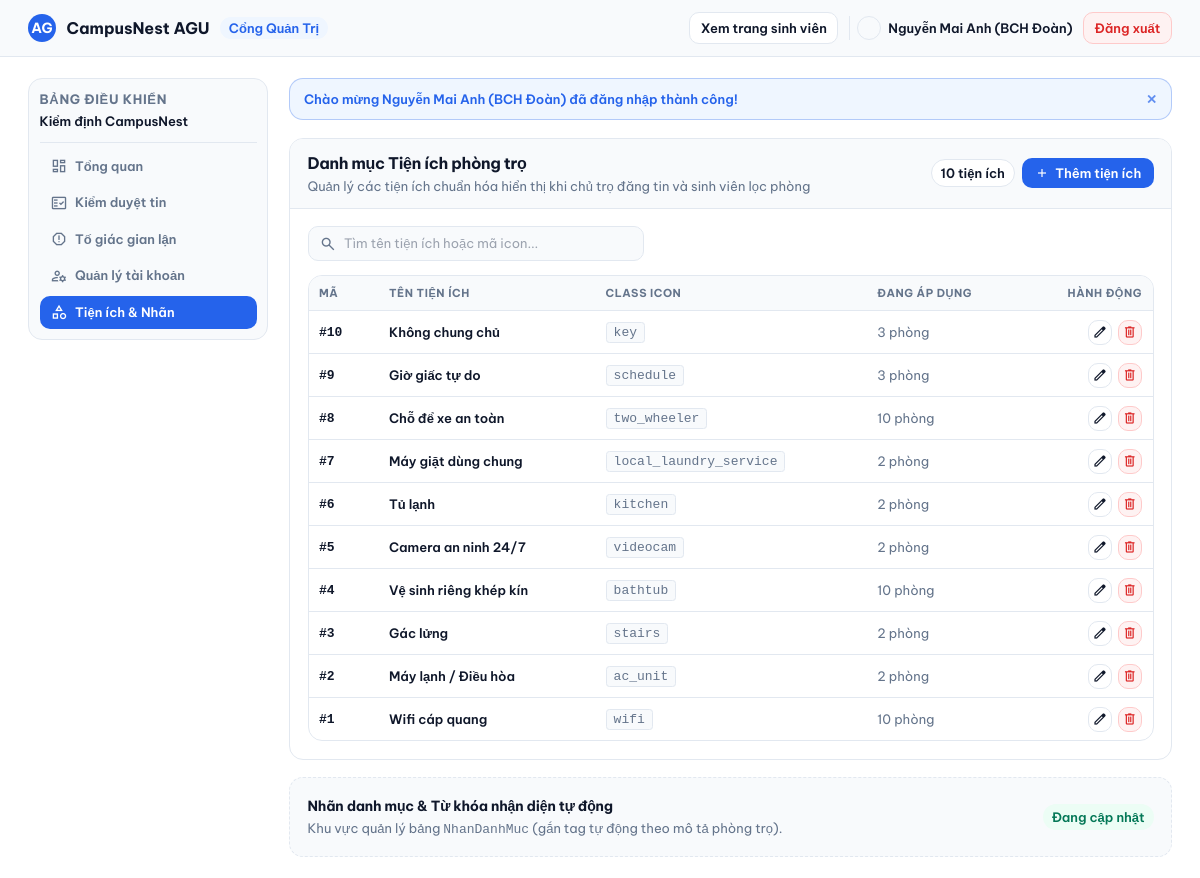
The page /quantri/quanly_tienich.php (signed in) on the database its author committed.
### tables this page shows
CREATE TABLE TienIch (
    MaTienIch INT AUTO_INCREMENT PRIMARY KEY,
    TenTienIch VARCHAR(100) NOT NULL UNIQUE,
    Icon VARCHAR(50) DEFAULT 'bi-check-circle'  
);

### cauhinh/auth.php (called while the page is built, shortened)
<?php
function nguoiDungHienTai(): ?array
{
    return isset($_SESSION['nguoidung']) ? $_SESSION['nguoidung'] : null;
}
function layThongBao(): ?array
{
    if (!isset($_SESSION['flash'])) {
        return null;
    }
    $tb = $_SESSION['flash'];
    return $tb;
}

### quantri/quanly_tienich.php (the view, shortened to what this page needs)
<?php
require_once __DIR__ . '/../cauhinh/auth.php';
require_once __DIR__ . '/../cauhinh/database.php';
$nd = nguoiDungHienTai();
$nd_hoten = $nd['hoten'] ?? 'Admin';
$resTienIch = $conn->query("
    SELECT t.MaTienIch, t.TenTienIch, t.Icon,
           COUNT(pt.MaPhong) AS SoPhongSuDung
    FROM TienIch t
    LEFT JOIN PhongTro_TienIch pt ON t.MaTienIch = pt.MaTienIch
    GROUP BY t.MaTienIch, t.TenTienIch, t.Icon
    ORDER BY t.MaTienIch DESC
");
$dsTienIch = $resTienIch ? $resTienIch->fetch_all(MYSQLI_ASSOC) : [];
$flashMsg = layThongBao();
include_once __DIR__ . '/../dungchung/header.php';
?>
<header class="w-full bg-bg-sub border-b border-border-warm py-3.5 px-4 sm:px-6 lg:px-8">
  <div class="max-w-[1560px] mx-auto flex flex-wrap items-center justify-between gap-4">
    <div class="flex items-center gap-3">
      <div class="w-8 h-8 rounded-card bg-accent text-white flex items-center justify-center font-bold text-sm">AG</div>
      <span class="text-base font-bold text-text-main">CampusNest AGU</span>
      <span class="px-2.5 py-0.5 rounded-full bg-status-green-bg text-accent text-xs font-semibold">Cổng Quản Trị</span>
    </div>
    <div class="flex items-center gap-3">
      <a href="/DoAn_TimNhaTroSV_QLDAPM/index.php" class="px-3 py-1.5 rounded-btn border border-border-warm bg-bg-main text-text-main font-semibold text-xs card-hover">Xem trang sinh viên</a>
      <div class="flex items-center gap-2 pl-2 border-l border-border-warm">
        <div class="relative overflow-hidden w-7 h-7 rounded-full border border-border-warm shrink-0">
        </div>
        <span class="text-xs font-semibold text-text-main hidden sm:inline"><?= htmlspecialchars($nd_hoten) ?></span>
      </div>
      <a href="/DoAn_TimNhaTroSV_QLDAPM/taikhoan/dangxuat.php" class="px-3 py-1.5 rounded-btn border border-status-red-border bg-status-red-bg text-status-red-text font-semibold text-xs transition-all duration-200">Đăng xuất</a>
    </div>
  </div>
</header>
<div class="max-w-[1440px] w-full mx-auto px-4 sm:px-6 lg:px-8 py-6 flex-1">
  <div class="grid grid-cols-1 lg:grid-cols-[240px_1fr] gap-6 items-start">
    <aside class="lg:sticky lg:top-4 bg-bg-sub rounded-card border border-border-warm p-3 space-y-1 lg:self-start">
      <div class="pb-3 mb-2 border-b border-border-warm hidden lg:block">
        <p class="text-xs font-bold uppercase tracking-wider text-text-sub">Bảng điều khiển</p>
        <p class="text-xs text-text-main font-semibold mt-1">Kiểm định CampusNest</p>
      </div>
      <nav class="flex lg:flex-col gap-1 overflow-x-auto lg:overflow-visible -mx-1 px-1 lg:mx-0 lg:px-0">
        <a href="/DoAn_TimNhaTroSV_QLDAPM/quantri/index.php?tab=dashboard" class="admin-menu-item flex items-center gap-2 shrink-0 px-3 py-2 rounded-btn text-xs font-semibold transition-all duration-200 hover:bg-bg-main">
          <span class="material-symbols-outlined">dashboard</span><span>Tổng quan</span>
        </a>
        <a href="/DoAn_TimNhaTroSV_QLDAPM/quantri/index.php?tab=moderation" class="admin-menu-item flex items-center gap-2 shrink-0 px-3 py-2 rounded-btn text-xs font-semibold transition-all duration-200 hover:bg-bg-main">
          <span class="material-symbols-outlined">fact_check</span><span>Kiểm duyệt tin</span>
        </a>
        <a href="/DoAn_TimNhaTroSV_QLDAPM/quantri/index.php?tab=fraud" class="admin-menu-item flex items-center gap-2 shrink-0 px-3 py-2 rounded-btn text-xs font-semibold transition-all duration-200 hover:bg-bg-main">
          <span class="material-symbols-outlined">report</span><span>Tố giác gian lận</span>
        </a>
        <a href="/DoAn_TimNhaTroSV_QLDAPM/quantri/index.php?tab=users" class="admin-menu-item flex items-center gap-2 shrink-0 px-3 py-2 rounded-btn text-xs font-semibold transition-all duration-200 hover:bg-bg-main">
          <span class="material-symbols-outlined">manage_accounts</span><span>Quản lý tài khoản</span>
        </a>
        <a href="/DoAn_TimNhaTroSV_QLDAPM/quantri/quanly_tienich.php" class="admin-menu-item active flex items-center gap-2 shrink-0 px-3 py-2 rounded-btn text-xs font-semibold transition-all duration-200">
          <span class="material-symbols-outlined">category</span><span>Tiện ích & Nhãn</span>
        </a>
      </nav>
    </aside>
    <main class="min-w-0 space-y-5">
      <?php if ($flashMsg):
        $fLoai = $flashMsg['loai'] ?? 'info';
        $fClass = $fLoai === 'success'
          ? 'bg-status-green-bg text-accent border-accent/30'
          : ($fLoai === 'danger'
            ? 'bg-status-red-bg text-status-red-text border-status-red-border'
            : 'bg-status-amber-bg text-status-amber-text border-status-amber-text/30');
      ?>
      <div class="px-4 py-3 rounded-card border <?= $fClass ?> text-xs font-semibold flex items-center justify-between gap-2">
        <span><?= htmlspecialchars($flashMsg['noidung']) ?></span>
        <button type="button" onclick="this.parentElement.remove()" class="opacity-70 hover:opacity-100">✕</button>
      </div>
      <?php endif; ?>
      <section class="bg-bg-main rounded-card border border-border-warm overflow-hidden">
        <div class="bg-bg-sub px-5 py-3.5 border-b border-border-warm flex flex-wrap items-center justify-between gap-3">
          <div>
            <h1 class="text-base font-bold text-text-main">Danh mục Tiện ích phòng trọ</h1>
            <p class="text-xs text-text-sub mt-0.5">Quản lý các tiện ích chuẩn hóa hiển thị khi chủ trọ đăng tin và sinh viên lọc phòng</p>
          </div>
          <div class="flex items-center gap-2">
            <span class="px-2.5 py-1 rounded-full bg-bg-main border border-border-warm text-xs font-semibold text-text-main tnum"><?= count($dsTienIch) ?> tiện ích</span>
            <button type="button" onclick="openTienIchModal()" class="flex items-center gap-1.5 px-3.5 py-1.5 rounded-btn bg-accent text-white font-semibold text-xs transition-all duration-200 active:scale-[0.98]">
              <span class="material-symbols-outlined text-[16px]">add</span>Thêm tiện ích
            </button>
          </div>
        </div>
        <div class="p-5 space-y-4">
          <div class="flex items-center gap-2 bg-bg-sub border border-border-warm rounded-btn px-3 py-2 max-w-sm">
            <span class="material-symbols-outlined text-text-sub text-[18px]">search</span>
            <input id="search-tien-ich" type="search" oninput="filterTienIch()" placeholder="Tìm tên tiện ích hoặc mã icon..." class="bg-transparent outline-none text-xs text-text-main w-full">
          </div>
          <?php if (empty($dsTienIch)): ?>
          <div class="py-12 text-center text-text-sub space-y-2 border border-dashed border-border-warm rounded-card">
            <span class="material-symbols-outlined text-4xl block mx-auto text-accent">fact_check</span>
            <p class="text-sm font-semibold text-text-main">Chưa có tiện ích nào trong danh mục</p>
            <p class="text-xs">Bấm "Thêm tiện ích" để tạo các tiện ích như Wifi miễn phí, Máy lạnh, Gác lửng, Giữ xe...</p>
          </div>
          <?php else: ?>
          <div class="overflow-x-auto border border-border-warm rounded-card">
            <table class="w-full text-left border-collapse">
              <thead class="bg-bg-sub">
                <tr class="text-[11px] font-bold uppercase tracking-wider text-text-sub border-b border-border-warm">
                  <th class="py-2.5 px-3 w-20">Mã</th>
                  <th class="py-2.5 px-3">Tên tiện ích</th>
                  <th class="py-2.5 px-3">Class Icon</th>
                  <th class="py-2.5 px-3 tnum">Đang áp dụng</th>
                  <th class="py-2.5 px-3 text-right">Hành động</th>
                </tr>
              </thead>
              <tbody>
                <?php foreach ($dsTienIch as $ti): ?>
                <tr class="tienich-row border-t border-border-warm hover:bg-bg-sub/40 text-xs"
                    data-search="<?= strtolower(htmlspecialchars($ti['TenTienIch'] . ' ' . $ti['Icon'])) ?>">
                  <td class="py-2.5 px-3 font-mono font-bold text-text-main">#<?= $ti['MaTienIch'] ?></td>
                  <td class="py-2.5 px-3 font-semibold text-text-main"><?= htmlspecialchars($ti['TenTienIch']) ?></td>
                  <td class="py-2.5 px-3 font-mono text-text-sub">
                    <span class="px-2 py-0.5 rounded bg-bg-sub border border-border-warm"><?= htmlspecialchars($ti['Icon']) ?></span>
                  </td>
                  <td class="py-2.5 px-3 tnum text-text-sub"><?= (int)$ti['SoPhongSuDung'] ?> phòng</td>
                  <td class="py-2.5 px-3">
                    <div class="flex items-center justify-end gap-1.5">
                      <button type="button" onclick='editTienIch(<?= htmlspecialchars(json_encode($ti), ENT_QUOTES, "UTF-8") ?>)' title="Sửa tiện ích"
                        class="w-7 h-7 rounded-btn border border-border-warm bg-bg-main text-text-main flex items-center justify-center hover:border-accent">
                        <span class="material-symbols-outlined text-[16px]">edit</span>
                      </button>
                      <form method="POST" class="inline" onsubmit="return confirm('Xóa tiện ích này sẽ gỡ liên kết khỏi các phòng trọ đang chọn. Bạn chắc chắn muốn xóa?')">
                        <button type="submit" title="Xóa tiện ích"
                          class="w-7 h-7 rounded-btn border border-status-red-border bg-status-red-bg text-status-red-text flex items-center justify-center">
                          <span class="material-symbols-outlined text-[16px]">delete</span>
                        </button>
                      </form>
                    </div>
                  </td>
                </tr>
                <?php endforeach; ?>
              </tbody>
            </table>
          </div>
          <?php endif; ?>
        </div>
      </section>
      <section class="bg-bg-sub rounded-card border border-border-warm border-dashed p-5 flex flex-wrap items-center justify-between gap-3">
        <div>
          <h2 class="text-sm font-bold text-text-main">Nhãn danh mục & Từ khóa nhận diện tự động</h2>
          <p class="text-xs text-text-sub mt-0.5">Khu vực quản lý bảng <code class="font-mono">NhanDanhMuc</code> (gắn tag tự động theo mô tả phòng trọ).</p>
        </div>
        <span class="px-2.5 py-1 rounded-full bg-status-amber-bg text-status-amber-text text-xs font-semibold">Đang cập nhật</span>
      </section>
    </main>
  </div>
</div>
<?php include_once __DIR__ . '/../dungchung/footer.php'; ?>

### dungchung/header.php (style rules this page uses)
html, body { margin: 0; padding: 0; background-color: #FFFFFF; color: #0F172A; font-family: 'Be Vietnam Pro', sans-serif; font-size: 14px; line-height: 1.6; scroll-behavior: smooth; }
h1 { font-family: 'Be Vietnam Pro', sans-serif; font-weight: 700; letter-spacing: -0.02em; line-height: 1.2; }
h2 { font-family: 'Be Vietnam Pro', sans-serif; font-weight: 600; letter-spacing: -0.01em; }
.uppercase { letter-spacing: 0.05em; }
.tnum { font-variant-numeric: tabular-nums; }
.card-hover { transition: all 0.2s ease; }
.material-symbols-outlined { font-size: 18px; vertical-align: middle; }
.admin-menu-item { color: #64748B; }
.admin-menu-item.active { background-color: #2563EB; color: #FFFFFF; }
.admin-menu-item.active .material-symbols-outlined { color: #FFFFFF; }

### rows shown on the page
tienich: MaTienIch "10", TenTienIch "Không chung chủ", Icon "key", SoPhongSuDung "3"
tienich: MaTienIch "9", TenTienIch "Giờ giấc tự do", Icon "schedule", SoPhongSuDung "3"
tienich: MaTienIch "8", TenTienIch "Chỗ để xe an toàn", Icon "two_wheeler", SoPhongSuDung "10"
tienich: MaTienIch "7", TenTienIch "Máy giặt dùng chung", Icon "local_laundry_service", SoPhongSuDung "2"
tienich: MaTienIch "6", TenTienIch "Tủ lạnh", Icon "kitchen", SoPhongSuDung "2"
tienich: MaTienIch "5", TenTienIch "Camera an ninh 24/7", Icon "videocam", SoPhongSuDung "2"
tienich: MaTienIch "4", TenTienIch "Vệ sinh riêng khép kín", Icon "bathtub", SoPhongSuDung "10"
tienich: MaTienIch "3", TenTienIch "Gác lửng", Icon "stairs", SoPhongSuDung "2"
tienich: MaTienIch "2", TenTienIch "Máy lạnh / Điều hòa", Icon "ac_unit", SoPhongSuDung "2"
tienich: MaTienIch "1", TenTienIch "Wifi cáp quang", Icon "wifi", SoPhongSuDung "10"

### other values the page prints
$nd_hoten "Nguyễn Mai Anh (BCH Đoàn)"
$flashMsg['noidung'] "Chào mừng Nguyễn Mai Anh (BCH Đoàn) đã đăng nhập thành công!"
count($dsTienIch) "10"
